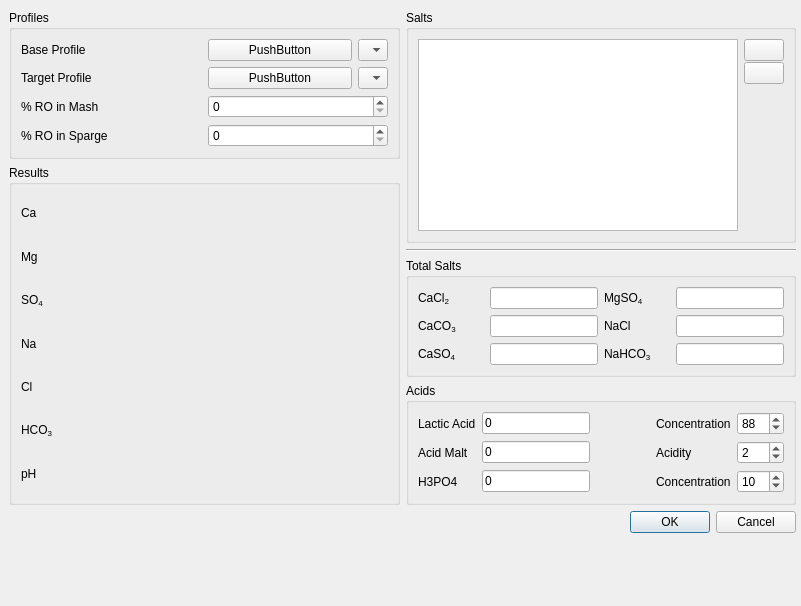
<?xml version="1.0" encoding="UTF-8"?>
<ui version="4.0">
 <class>waterDialog</class>
 <widget class="QDialog" name="waterDialog">
  <property name="geometry">
   <rect>
    <x>0</x>
    <y>0</y>
    <width>801</width>
    <height>606</height>
   </rect>
  </property>
  <property name="sizePolicy">
   <sizepolicy hsizetype="Minimum" vsizetype="Preferred">
    <horstretch>0</horstretch>
    <verstretch>0</verstretch>
   </sizepolicy>
  </property>
  <property name="minimumSize">
   <size>
    <width>30</width>
    <height>0</height>
   </size>
  </property>
  <property name="windowTitle">
   <string>Dialog</string>
  </property>
  <widget class="QWidget" name="layoutWidget">
   <property name="geometry">
    <rect>
     <x>9</x>
     <y>10</y>
     <width>787</width>
     <height>613</height>
    </rect>
   </property>
   <layout class="QVBoxLayout" name="verticalLayout_4">
    <item>
     <layout class="QHBoxLayout" name="horizontalLayout">
      <item>
       <layout class="QVBoxLayout" name="verticalLayout_left" stretch="0,1">
        <item>
         <widget class="QGroupBox" name="groupBox_profiles">
          <property name="title">
           <string>Profiles</string>
          </property>
          <layout class="QGridLayout" name="gridLayout_2">
           <item row="0" column="0">
            <widget class="QLabel" name="label_baseProfile">
             <property name="text">
              <string>Base Profile</string>
             </property>
            </widget>
           </item>
           <item row="2" column="1">
            <widget class="QSpinBox" name="spinBox_mashRO"/>
           </item>
           <item row="3" column="0">
            <widget class="QLabel" name="label_spargeRO">
             <property name="text">
              <string>% RO in Sparge</string>
             </property>
            </widget>
           </item>
           <item row="1" column="0">
            <widget class="QLabel" name="label_targetProfile">
             <property name="text">
              <string>Target Profile</string>
             </property>
            </widget>
           </item>
           <item row="1" column="1">
            <layout class="QHBoxLayout" name="horizontalLayout_targetButtons">
             <item>
              <widget class="WaterButton" name="targetProfileButton">
               <property name="text">
                <string>PushButton</string>
               </property>
              </widget>
             </item>
             <item>
              <widget class="CustomComboBox" name="targetProfileCombo">
               <property name="sizePolicy">
                <sizepolicy hsizetype="Minimum" vsizetype="Fixed">
                 <horstretch>0</horstretch>
                 <verstretch>0</verstretch>
                </sizepolicy>
               </property>
               <property name="minimumSize">
                <size>
                 <width>30</width>
                 <height>0</height>
                </size>
               </property>
               <property name="maximumSize">
                <size>
                 <width>30</width>
                 <height>16777215</height>
                </size>
               </property>
              </widget>
             </item>
            </layout>
           </item>
           <item row="3" column="1">
            <widget class="QSpinBox" name="spinBox_spargeRO"/>
           </item>
           <item row="0" column="1">
            <layout class="QHBoxLayout" name="horizontalLayout_baseButtons">
             <item>
              <widget class="WaterButton" name="baseProfileButton">
               <property name="text">
                <string>PushButton</string>
               </property>
              </widget>
             </item>
             <item>
              <widget class="CustomComboBox" name="baseProfileCombo">
               <property name="sizePolicy">
                <sizepolicy hsizetype="Minimum" vsizetype="Fixed">
                 <horstretch>0</horstretch>
                 <verstretch>0</verstretch>
                </sizepolicy>
               </property>
               <property name="minimumSize">
                <size>
                 <width>30</width>
                 <height>0</height>
                </size>
               </property>
               <property name="maximumSize">
                <size>
                 <width>30</width>
                 <height>16777215</height>
                </size>
               </property>
              </widget>
             </item>
            </layout>
           </item>
           <item row="2" column="0">
            <widget class="QLabel" name="label_mashRO">
             <property name="text">
              <string>% RO in Mash</string>
             </property>
            </widget>
           </item>
          </layout>
         </widget>
        </item>
        <item>
         <widget class="QGroupBox" name="groupBox_ranges">
          <property name="title">
           <string>Results</string>
          </property>
          <layout class="QVBoxLayout" name="verticalLayout">
           <item>
            <layout class="QHBoxLayout" name="horizontalLayout_ca">
             <item>
              <widget class="QLabel" name="label_ca">
               <property name="text">
                <string>Ca</string>
               </property>
              </widget>
             </item>
             <item>
              <widget class="StyleRangeWidget" name="rangeWidget_ca" native="true">
               <property name="sizePolicy">
                <sizepolicy hsizetype="MinimumExpanding" vsizetype="Preferred">
                 <horstretch>0</horstretch>
                 <verstretch>0</verstretch>
                </sizepolicy>
               </property>
               <property name="minimumSize">
                <size>
                 <width>128</width>
                 <height>0</height>
                </size>
               </property>
               <property name="maximumSize">
                <size>
                 <width>512</width>
                 <height>16777215</height>
                </size>
               </property>
              </widget>
             </item>
            </layout>
           </item>
           <item>
            <layout class="QHBoxLayout" name="horizontalLayout_mg">
             <item>
              <widget class="QLabel" name="label_mg">
               <property name="text">
                <string>Mg</string>
               </property>
              </widget>
             </item>
             <item>
              <widget class="StyleRangeWidget" name="rangeWidget_mg" native="true">
               <property name="sizePolicy">
                <sizepolicy hsizetype="MinimumExpanding" vsizetype="Preferred">
                 <horstretch>0</horstretch>
                 <verstretch>0</verstretch>
                </sizepolicy>
               </property>
               <property name="minimumSize">
                <size>
                 <width>128</width>
                 <height>0</height>
                </size>
               </property>
               <property name="maximumSize">
                <size>
                 <width>512</width>
                 <height>16777215</height>
                </size>
               </property>
              </widget>
             </item>
            </layout>
           </item>
           <item>
            <layout class="QHBoxLayout" name="horizontalLayout_so4">
             <item>
              <widget class="QLabel" name="label_so4">
               <property name="text">
                <string>SO&lt;sub&gt;4&lt;/sub&gt;</string>
               </property>
              </widget>
             </item>
             <item>
              <widget class="StyleRangeWidget" name="rangeWidget_so4" native="true">
               <property name="sizePolicy">
                <sizepolicy hsizetype="MinimumExpanding" vsizetype="Preferred">
                 <horstretch>0</horstretch>
                 <verstretch>0</verstretch>
                </sizepolicy>
               </property>
               <property name="minimumSize">
                <size>
                 <width>128</width>
                 <height>0</height>
                </size>
               </property>
               <property name="maximumSize">
                <size>
                 <width>512</width>
                 <height>16777215</height>
                </size>
               </property>
              </widget>
             </item>
            </layout>
           </item>
           <item>
            <layout class="QHBoxLayout" name="horizontalLayout_na">
             <item>
              <widget class="QLabel" name="label_na">
               <property name="text">
                <string>Na</string>
               </property>
              </widget>
             </item>
             <item>
              <widget class="StyleRangeWidget" name="rangeWidget_na" native="true">
               <property name="sizePolicy">
                <sizepolicy hsizetype="MinimumExpanding" vsizetype="Preferred">
                 <horstretch>0</horstretch>
                 <verstretch>0</verstretch>
                </sizepolicy>
               </property>
               <property name="minimumSize">
                <size>
                 <width>128</width>
                 <height>0</height>
                </size>
               </property>
               <property name="maximumSize">
                <size>
                 <width>512</width>
                 <height>16777215</height>
                </size>
               </property>
              </widget>
             </item>
            </layout>
           </item>
           <item>
            <layout class="QHBoxLayout" name="horizontalLayout_cl">
             <item>
              <widget class="QLabel" name="label_cl">
               <property name="text">
                <string>Cl</string>
               </property>
              </widget>
             </item>
             <item>
              <widget class="StyleRangeWidget" name="rangeWidget_cl" native="true">
               <property name="sizePolicy">
                <sizepolicy hsizetype="MinimumExpanding" vsizetype="Preferred">
                 <horstretch>0</horstretch>
                 <verstretch>0</verstretch>
                </sizepolicy>
               </property>
               <property name="minimumSize">
                <size>
                 <width>128</width>
                 <height>0</height>
                </size>
               </property>
               <property name="maximumSize">
                <size>
                 <width>512</width>
                 <height>16777215</height>
                </size>
               </property>
              </widget>
             </item>
            </layout>
           </item>
           <item>
            <layout class="QHBoxLayout" name="horizontalLayout_hco3">
             <item>
              <widget class="QLabel" name="label_hco3">
               <property name="text">
                <string>HCO&lt;sub&gt;3&lt;/sub&gt;</string>
               </property>
              </widget>
             </item>
             <item>
              <widget class="StyleRangeWidget" name="rangeWidget_hco3" native="true">
               <property name="sizePolicy">
                <sizepolicy hsizetype="MinimumExpanding" vsizetype="Preferred">
                 <horstretch>0</horstretch>
                 <verstretch>0</verstretch>
                </sizepolicy>
               </property>
               <property name="minimumSize">
                <size>
                 <width>128</width>
                 <height>0</height>
                </size>
               </property>
               <property name="maximumSize">
                <size>
                 <width>512</width>
                 <height>16777215</height>
                </size>
               </property>
              </widget>
             </item>
            </layout>
           </item>
           <item>
            <layout class="QHBoxLayout" name="horizontalLayout_pH">
             <item>
              <widget class="QLabel" name="label_pH">
               <property name="text">
                <string>pH</string>
               </property>
              </widget>
             </item>
             <item>
              <widget class="StyleRangeWidget" name="rangeWidget_pH" native="true">
               <property name="sizePolicy">
                <sizepolicy hsizetype="MinimumExpanding" vsizetype="Preferred">
                 <horstretch>0</horstretch>
                 <verstretch>0</verstretch>
                </sizepolicy>
               </property>
               <property name="minimumSize">
                <size>
                 <width>128</width>
                 <height>0</height>
                </size>
               </property>
               <property name="maximumSize">
                <size>
                 <width>512</width>
                 <height>16777215</height>
                </size>
               </property>
              </widget>
             </item>
            </layout>
           </item>
          </layout>
         </widget>
        </item>
       </layout>
      </item>
      <item>
       <layout class="QVBoxLayout" name="verticalLayout_3">
        <item>
         <widget class="QGroupBox" name="groupBox">
          <property name="title">
           <string>Salts</string>
          </property>
          <property name="flat">
           <bool>true</bool>
          </property>
          <layout class="QHBoxLayout" name="horizontalLayout_3">
           <item>
            <widget class="QTableView" name="tableView_salts">
             <property name="alternatingRowColors">
              <bool>true</bool>
             </property>
            </widget>
           </item>
           <item>
            <layout class="QVBoxLayout" name="verticalLayout_ferm">
             <property name="spacing">
              <number>1</number>
             </property>
             <item>
              <widget class="QPushButton" name="pushButton_addSalt">
               <property name="toolTip">
                <string>Add a salt</string>
               </property>
               <property name="text">
                <string/>
               </property>
               <property name="icon">
                <iconset resource="../brewtarget.qrc">
                 <normaloff>:/images/smallPlus.svg</normaloff>:/images/smallPlus.svg</iconset>
               </property>
              </widget>
             </item>
             <item>
              <widget class="QPushButton" name="pushButton_removeSalt">
               <property name="toolTip">
                <string>Remove selected salt</string>
               </property>
               <property name="text">
                <string/>
               </property>
               <property name="icon">
                <iconset resource="../brewtarget.qrc">
                 <normaloff>:/images/smallMinus.svg</normaloff>:/images/smallMinus.svg</iconset>
               </property>
              </widget>
             </item>
             <item>
              <spacer name="verticalSpacer_3">
               <property name="orientation">
                <enum>Qt::Vertical</enum>
               </property>
               <property name="sizeHint" stdset="0">
                <size>
                 <width>20</width>
                 <height>40</height>
                </size>
               </property>
              </spacer>
             </item>
            </layout>
           </item>
          </layout>
         </widget>
        </item>
        <item>
         <widget class="Line" name="line">
          <property name="orientation">
           <enum>Qt::Horizontal</enum>
          </property>
         </widget>
        </item>
        <item>
         <widget class="QGroupBox" name="groupBox_total">
          <property name="title">
           <string>Total Salts</string>
          </property>
          <layout class="QGridLayout" name="gridLayout">
           <item row="0" column="0" colspan="2">
            <widget class="BtMassLabel" name="label_totalcacl2">
             <property name="sizePolicy">
              <sizepolicy hsizetype="Minimum" vsizetype="Fixed">
               <horstretch>0</horstretch>
               <verstretch>0</verstretch>
              </sizepolicy>
             </property>
             <property name="contextMenuPolicy">
              <enum>Qt::CustomContextMenu</enum>
             </property>
             <property name="text">
              <string>&lt;html&gt;&lt;head/&gt;&lt;body&gt;&lt;p&gt;CaCl&lt;span style=&quot; vertical-align:sub;&quot;&gt;2&lt;/span&gt;&lt;/p&gt;&lt;/body&gt;&lt;/html&gt;</string>
             </property>
             <property name="buddy">
              <cstring>lineEdit_totalcacl2</cstring>
             </property>
            </widget>
           </item>
           <item row="0" column="2" colspan="2">
            <widget class="BtMassEdit" name="lineEdit_totalcacl2">
             <property name="sizePolicy">
              <sizepolicy hsizetype="Minimum" vsizetype="Fixed">
               <horstretch>0</horstretch>
               <verstretch>0</verstretch>
              </sizepolicy>
             </property>
             <property name="maximumSize">
              <size>
               <width>16777215</width>
               <height>16777215</height>
              </size>
             </property>
             <property name="focusPolicy">
              <enum>Qt::NoFocus</enum>
             </property>
             <property name="acceptDrops">
              <bool>false</bool>
             </property>
             <property name="readOnly">
              <bool>true</bool>
             </property>
            </widget>
           </item>
           <item row="0" column="4" colspan="2">
            <widget class="BtMassLabel" name="label_totalmgs04">
             <property name="sizePolicy">
              <sizepolicy hsizetype="Minimum" vsizetype="Fixed">
               <horstretch>0</horstretch>
               <verstretch>0</verstretch>
              </sizepolicy>
             </property>
             <property name="contextMenuPolicy">
              <enum>Qt::CustomContextMenu</enum>
             </property>
             <property name="text">
              <string>&lt;html&gt;&lt;head/&gt;&lt;body&gt;&lt;p&gt;MgSO&lt;span style=&quot; vertical-align:sub;&quot;&gt;4&lt;/span&gt;&lt;/p&gt;&lt;/body&gt;&lt;/html&gt;</string>
             </property>
             <property name="buddy">
              <cstring>lineEdit_totalmgso4</cstring>
             </property>
            </widget>
           </item>
           <item row="0" column="6" colspan="2">
            <widget class="BtMassEdit" name="lineEdit_totalmgso4">
             <property name="sizePolicy">
              <sizepolicy hsizetype="Minimum" vsizetype="Fixed">
               <horstretch>0</horstretch>
               <verstretch>0</verstretch>
              </sizepolicy>
             </property>
             <property name="maximumSize">
              <size>
               <width>16777215</width>
               <height>16777215</height>
              </size>
             </property>
             <property name="focusPolicy">
              <enum>Qt::NoFocus</enum>
             </property>
             <property name="acceptDrops">
              <bool>false</bool>
             </property>
             <property name="readOnly">
              <bool>true</bool>
             </property>
            </widget>
           </item>
           <item row="1" column="0" colspan="2">
            <widget class="BtMassLabel" name="label_totalcaco3">
             <property name="sizePolicy">
              <sizepolicy hsizetype="Minimum" vsizetype="Fixed">
               <horstretch>0</horstretch>
               <verstretch>0</verstretch>
              </sizepolicy>
             </property>
             <property name="contextMenuPolicy">
              <enum>Qt::CustomContextMenu</enum>
             </property>
             <property name="text">
              <string>&lt;html&gt;&lt;head/&gt;&lt;body&gt;&lt;p&gt;CaCO&lt;span style=&quot; vertical-align:sub;&quot;&gt;3&lt;/span&gt;&lt;/p&gt;&lt;/body&gt;&lt;/html&gt;</string>
             </property>
             <property name="buddy">
              <cstring>lineEdit_totalcaco3</cstring>
             </property>
            </widget>
           </item>
           <item row="1" column="2" colspan="2">
            <widget class="BtMassEdit" name="lineEdit_totalcaco3">
             <property name="sizePolicy">
              <sizepolicy hsizetype="Minimum" vsizetype="Fixed">
               <horstretch>0</horstretch>
               <verstretch>0</verstretch>
              </sizepolicy>
             </property>
             <property name="maximumSize">
              <size>
               <width>16777215</width>
               <height>16777215</height>
              </size>
             </property>
             <property name="focusPolicy">
              <enum>Qt::NoFocus</enum>
             </property>
             <property name="acceptDrops">
              <bool>false</bool>
             </property>
             <property name="readOnly">
              <bool>true</bool>
             </property>
            </widget>
           </item>
           <item row="1" column="4" colspan="2">
            <widget class="BtMassLabel" name="label_totalnacl">
             <property name="sizePolicy">
              <sizepolicy hsizetype="Minimum" vsizetype="Fixed">
               <horstretch>0</horstretch>
               <verstretch>0</verstretch>
              </sizepolicy>
             </property>
             <property name="minimumSize">
              <size>
               <width>0</width>
               <height>0</height>
              </size>
             </property>
             <property name="maximumSize">
              <size>
               <width>16777215</width>
               <height>16777215</height>
              </size>
             </property>
             <property name="contextMenuPolicy">
              <enum>Qt::CustomContextMenu</enum>
             </property>
             <property name="text">
              <string>&lt;html&gt;&lt;head/&gt;&lt;body&gt;&lt;p&gt;NaCl  &lt;/p&gt;&lt;/body&gt;&lt;/html&gt;</string>
             </property>
             <property name="buddy">
              <cstring>lineEdit_totalnacl</cstring>
             </property>
            </widget>
           </item>
           <item row="1" column="6" colspan="2">
            <widget class="BtMassEdit" name="lineEdit_totalnacl">
             <property name="sizePolicy">
              <sizepolicy hsizetype="Minimum" vsizetype="Fixed">
               <horstretch>0</horstretch>
               <verstretch>0</verstretch>
              </sizepolicy>
             </property>
             <property name="maximumSize">
              <size>
               <width>16777215</width>
               <height>16777215</height>
              </size>
             </property>
             <property name="focusPolicy">
              <enum>Qt::NoFocus</enum>
             </property>
             <property name="readOnly">
              <bool>true</bool>
             </property>
            </widget>
           </item>
           <item row="2" column="0" colspan="2">
            <widget class="BtMassLabel" name="label_totalcaso4">
             <property name="sizePolicy">
              <sizepolicy hsizetype="Minimum" vsizetype="Fixed">
               <horstretch>0</horstretch>
               <verstretch>0</verstretch>
              </sizepolicy>
             </property>
             <property name="contextMenuPolicy">
              <enum>Qt::CustomContextMenu</enum>
             </property>
             <property name="text">
              <string>&lt;html&gt;&lt;head/&gt;&lt;body&gt;&lt;p&gt;CaSO&lt;span style=&quot; vertical-align:sub;&quot;&gt;4&lt;/span&gt;&lt;/p&gt;&lt;/body&gt;&lt;/html&gt;</string>
             </property>
             <property name="buddy">
              <cstring>lineEdit_totalcaso4</cstring>
             </property>
            </widget>
           </item>
           <item row="2" column="2" colspan="2">
            <widget class="BtMassEdit" name="lineEdit_totalcaso4">
             <property name="sizePolicy">
              <sizepolicy hsizetype="Minimum" vsizetype="Fixed">
               <horstretch>0</horstretch>
               <verstretch>0</verstretch>
              </sizepolicy>
             </property>
             <property name="maximumSize">
              <size>
               <width>16777215</width>
               <height>16777215</height>
              </size>
             </property>
             <property name="focusPolicy">
              <enum>Qt::NoFocus</enum>
             </property>
             <property name="acceptDrops">
              <bool>false</bool>
             </property>
             <property name="readOnly">
              <bool>true</bool>
             </property>
            </widget>
           </item>
           <item row="2" column="4" colspan="2">
            <widget class="BtMassLabel" name="label_totalnahco3">
             <property name="sizePolicy">
              <sizepolicy hsizetype="Minimum" vsizetype="Fixed">
               <horstretch>0</horstretch>
               <verstretch>0</verstretch>
              </sizepolicy>
             </property>
             <property name="contextMenuPolicy">
              <enum>Qt::CustomContextMenu</enum>
             </property>
             <property name="text">
              <string>&lt;html&gt;&lt;head/&gt;&lt;body&gt;&lt;p&gt;NaHCO&lt;span style=&quot; vertical-align:sub;&quot;&gt;3&lt;/span&gt;&lt;/p&gt;&lt;/body&gt;&lt;/html&gt;</string>
             </property>
             <property name="buddy">
              <cstring>lineEdit_totalnahco3</cstring>
             </property>
            </widget>
           </item>
           <item row="2" column="6" colspan="2">
            <widget class="BtMassEdit" name="lineEdit_totalnahco3">
             <property name="sizePolicy">
              <sizepolicy hsizetype="Minimum" vsizetype="Fixed">
               <horstretch>0</horstretch>
               <verstretch>0</verstretch>
              </sizepolicy>
             </property>
             <property name="maximumSize">
              <size>
               <width>16777215</width>
               <height>16777215</height>
              </size>
             </property>
             <property name="focusPolicy">
              <enum>Qt::NoFocus</enum>
             </property>
             <property name="acceptDrops">
              <bool>false</bool>
             </property>
             <property name="readOnly">
              <bool>true</bool>
             </property>
            </widget>
           </item>
          </layout>
         </widget>
        </item>
        <item>
         <layout class="QVBoxLayout" name="verticalLayout_2">
          <item>
           <widget class="QGroupBox" name="groupBox_lactic">
            <property name="title">
             <string>Acids</string>
            </property>
            <layout class="QGridLayout" name="gridLayout_3">
             <item row="0" column="1">
              <widget class="BtVolumeEdit" name="lineEdit_lacticAmount">
               <property name="text">
                <string>0</string>
               </property>
               <property name="editField" stdset="0">
                <string>lacid_amt</string>
               </property>
              </widget>
             </item>
             <item row="0" column="3">
              <widget class="QLabel" name="label_lacticConcentration">
               <property name="text">
                <string>Concentration</string>
               </property>
              </widget>
             </item>
             <item row="0" column="0">
              <widget class="BtVolumeLabel" name="label_lacticAmount">
               <property name="contextMenuPolicy">
                <enum>Qt::CustomContextMenu</enum>
               </property>
               <property name="text">
                <string>Lactic Acid</string>
               </property>
               <property name="buddy">
                <cstring>lineEdit_lacticAmount</cstring>
               </property>
              </widget>
             </item>
             <item row="0" column="4">
              <widget class="QSpinBox" name="spinBox_lacticConcentration">
               <property name="maximum">
                <number>100</number>
               </property>
               <property name="value">
                <number>88</number>
               </property>
              </widget>
             </item>
             <item row="0" column="2">
              <spacer name="horizontalSpacer">
               <property name="orientation">
                <enum>Qt::Horizontal</enum>
               </property>
               <property name="sizeHint" stdset="0">
                <size>
                 <width>40</width>
                 <height>20</height>
                </size>
               </property>
              </spacer>
             </item>
             <item row="3" column="3">
              <widget class="QLabel" name="label_acidity">
               <property name="text">
                <string>Acidity</string>
               </property>
              </widget>
             </item>
             <item row="3" column="4">
              <widget class="QSpinBox" name="spinBox_acidity">
               <property name="maximum">
                <number>100</number>
               </property>
               <property name="value">
                <number>2</number>
               </property>
              </widget>
             </item>
             <item row="3" column="1">
              <widget class="BtMassEdit" name="lineEdit_acidAmount">
               <property name="text">
                <string>0</string>
               </property>
               <property name="editField" stdset="0">
                <string>malt_amt</string>
               </property>
              </widget>
             </item>
             <item row="3" column="0">
              <widget class="BtMassLabel" name="label_acidAmount">
               <property name="contextMenuPolicy">
                <enum>Qt::CustomContextMenu</enum>
               </property>
               <property name="text">
                <string>Acid Malt</string>
               </property>
              </widget>
             </item>
             <item row="4" column="0">
              <widget class="BtVolumeLabel" name="label_H3PO4">
               <property name="contextMenuPolicy">
                <enum>Qt::CustomContextMenu</enum>
               </property>
               <property name="text">
                <string>H3PO4</string>
               </property>
               <property name="editField" stdset="0">
                <string>H3PO4_amt</string>
               </property>
              </widget>
             </item>
             <item row="4" column="1">
              <widget class="BtVolumeEdit" name="lineEdit_H3PO4">
               <property name="text">
                <string>0</string>
               </property>
              </widget>
             </item>
             <item row="4" column="3">
              <widget class="QLabel" name="label_2">
               <property name="text">
                <string>Concentration</string>
               </property>
              </widget>
             </item>
             <item row="4" column="4">
              <widget class="QSpinBox" name="spinBox_H3PO4">
               <property name="maximum">
                <number>100</number>
               </property>
               <property name="value">
                <number>10</number>
               </property>
              </widget>
             </item>
            </layout>
           </widget>
          </item>
         </layout>
        </item>
       </layout>
      </item>
     </layout>
    </item>
    <item>
     <widget class="QDialogButtonBox" name="buttonBox_save">
      <property name="focusPolicy">
       <enum>Qt::ClickFocus</enum>
      </property>
      <property name="orientation">
       <enum>Qt::Horizontal</enum>
      </property>
      <property name="standardButtons">
       <set>QDialogButtonBox::Cancel|QDialogButtonBox::Ok</set>
      </property>
     </widget>
    </item>
    <item>
     <spacer name="verticalSpacer">
      <property name="orientation">
       <enum>Qt::Vertical</enum>
      </property>
      <property name="sizeHint" stdset="0">
       <size>
        <width>20</width>
        <height>40</height>
       </size>
      </property>
     </spacer>
    </item>
   </layout>
  </widget>
 </widget>
 <customwidgets>
  <customwidget>
   <class>CustomComboBox</class>
   <extends>QComboBox</extends>
   <header>CustomComboBox.h</header>
  </customwidget>
  <customwidget>
   <class>StyleRangeWidget</class>
   <extends>QWidget</extends>
   <header>StyleRangeWidget.h</header>
  </customwidget>
  <customwidget>
   <class>WaterButton</class>
   <extends>QPushButton</extends>
   <header>WaterButton.h</header>
  </customwidget>
  <customwidget>
   <class>BtMassEdit</class>
   <extends>QLineEdit</extends>
   <header>BtLineEdit.h</header>
   <slots>
    <signal>textModified()</signal>
    <slot>lineChanged()</slot>
    <slot>lineChanged(Unit::unitDisplay,Unit::unitScale)</slot>
   </slots>
  </customwidget>
  <customwidget>
   <class>BtMassLabel</class>
   <extends>QLabel</extends>
   <header>BtLabel.h</header>
   <slots>
    <signal>labelChanged(Unit::unitDisplay,Unit::unitScale)</signal>
    <slot>popContextMenu(QPoint)</slot>
   </slots>
  </customwidget>
  <customwidget>
   <class>BtVolumeEdit</class>
   <extends>QLineEdit</extends>
   <header>BtLineEdit.h</header>
   <slots>
    <slot>lineChanged(Unit::unitDisplay,Unit::unitScale)</slot>
   </slots>
  </customwidget>
  <customwidget>
   <class>BtVolumeLabel</class>
   <extends>QLabel</extends>
   <header>BtLabel.h</header>
   <slots>
    <signal>labelChanged(Unit::unitDisplay,Unit::unitScale)</signal>
   </slots>
  </customwidget>
 </customwidgets>
 <tabstops>
  <tabstop>baseProfileButton</tabstop>
  <tabstop>baseProfileCombo</tabstop>
  <tabstop>targetProfileButton</tabstop>
  <tabstop>targetProfileCombo</tabstop>
  <tabstop>spinBox_mashRO</tabstop>
  <tabstop>spinBox_spargeRO</tabstop>
  <tabstop>pushButton_addSalt</tabstop>
  <tabstop>pushButton_removeSalt</tabstop>
  <tabstop>lineEdit_totalmgso4</tabstop>
  <tabstop>lineEdit_totalnahco3</tabstop>
  <tabstop>lineEdit_totalcacl2</tabstop>
  <tabstop>lineEdit_totalnacl</tabstop>
  <tabstop>lineEdit_totalcaco3</tabstop>
  <tabstop>lineEdit_totalcaso4</tabstop>
 </tabstops>
 <resources>
  <include location="../brewtarget.qrc"/>
 </resources>
 <connections>
  <connection>
   <sender>buttonBox_save</sender>
   <signal>accepted()</signal>
   <receiver>waterDialog</receiver>
   <slot>accept()</slot>
   <hints>
    <hint type="sourcelabel">
     <x>248</x>
     <y>254</y>
    </hint>
    <hint type="destinationlabel">
     <x>157</x>
     <y>274</y>
    </hint>
   </hints>
  </connection>
  <connection>
   <sender>buttonBox_save</sender>
   <signal>rejected()</signal>
   <receiver>waterDialog</receiver>
   <slot>reject()</slot>
   <hints>
    <hint type="sourcelabel">
     <x>316</x>
     <y>260</y>
    </hint>
    <hint type="destinationlabel">
     <x>286</x>
     <y>274</y>
    </hint>
   </hints>
  </connection>
 </connections>
</ui>
